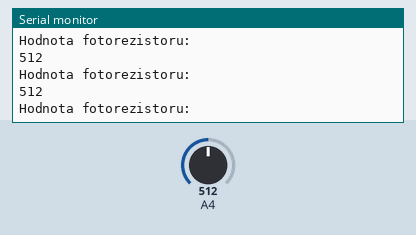
The sketch below on a simulated Arduino Uno, built with avr-gcc and run on an emulated ATmega328P. Parts: the last lines printed to the serial monitor. Inputs (shaded band) come from the test bench; at power-on: A4 = 512.

Above: at 1.2 s.
1.3 s: A4 set to 11
At 2.4 s:
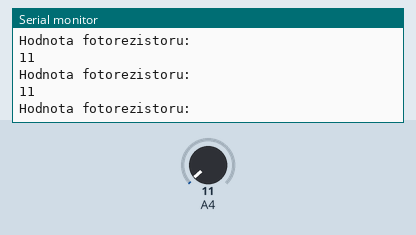
4.3 s: A4 set to 8
At 5.4 s:
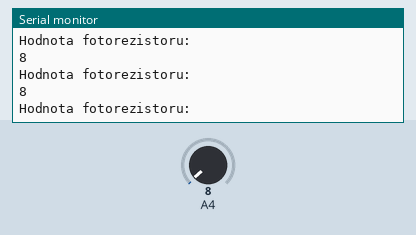
20.8 s: A4 set to 982
At 21.5 s:
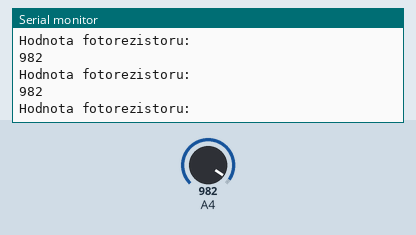
22.3 s: A4 set to 1007
At 23.4 s:
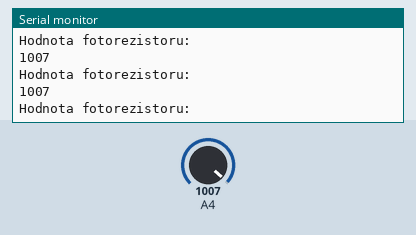
Timing chart, 0 to 25.3 s (numbered marks = the images above; inputs shaded):
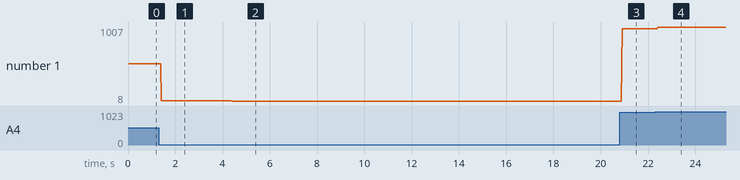

The sketch:

30.ino
```cpp
int t;
void setup(){
	Serial.begin(9600);
}
void loop(){
	t = analogRead(A4);
	Serial.println("Hodnota fotorezistoru:");
	Serial.println(t);
	Serial.println("");
}
```

Measured:
- after the input at 1.3 s, the serial monitor: prints a new line after 0.11 s (image 1)
- after the input at 4.3 s, the serial monitor: prints a new line after 0.11 s (image 2)
- after the input at 20.8 s, the serial monitor: prints a new line after 0.10 s (image 3)
- after the input at 22.3 s, the serial monitor: prints a new line after 0.12 s (image 4)
- plotted number 1: 512 → 11 after the input at 1.3 s, 11 → 8 after the input at 4.3 s, 8 → 982 after the input at 20.8 s, 982 → 1007 after the input at 22.3 s
